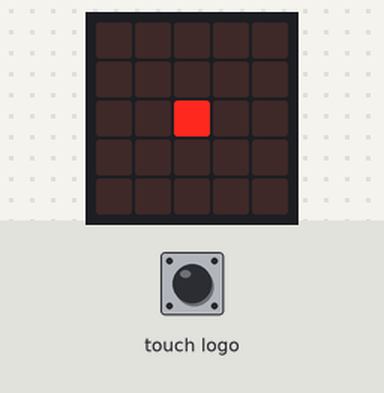
Bench run of a program on a simulated BBC micro:bit (MakeCode). On the bench: the board's 5×5 LED display. The test bench sets the inputs (shaded band).

Above: at 1.6 s.
1.7 s: touch logo pressed for 0.15 s
At 1.76 s:
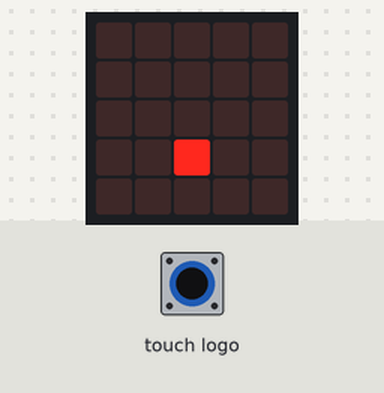
At 2.8 s:
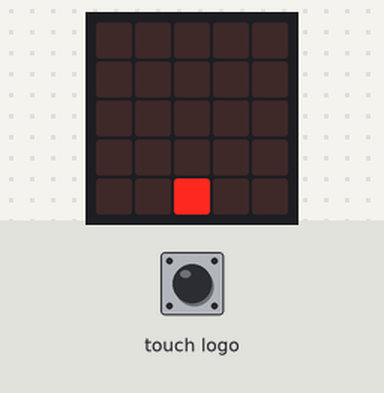
Timing chart, 0 to 4.7 s (numbered marks = the images above; inputs shaded):
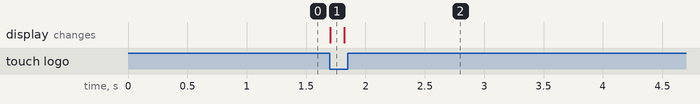

The program:

main.ts
```typescript
let x = 2
let y = 2
basic.showLeds(`
    . . . . .
    . . . . .
    . . # . .
    . . . . .
    . . . . .
    `)
basic.forever(function () {
    if (input.logoIsPressed()) {
        if (y < 4) {
            led.unplot(x, y)
            y += 1
            led.plot(x, y)
            basic.pause(100)
        }
    }
    if (true) {

    }
})
```

test.ts
```typescript
// aquí va el archivo "tests"; esto no se compilará cuando este paquete se utilice como una extensión.
```

Measured:
- after the input at 1.7 s, the display: changes at once (image 1)
